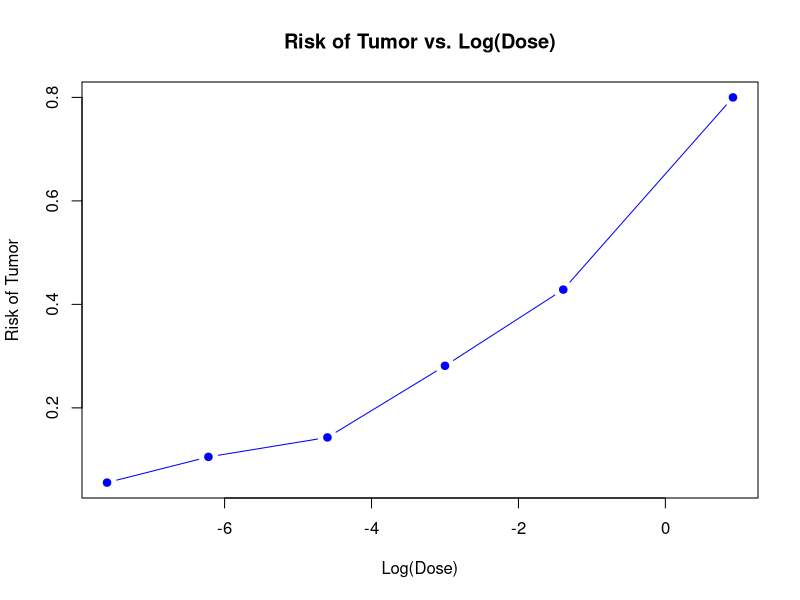
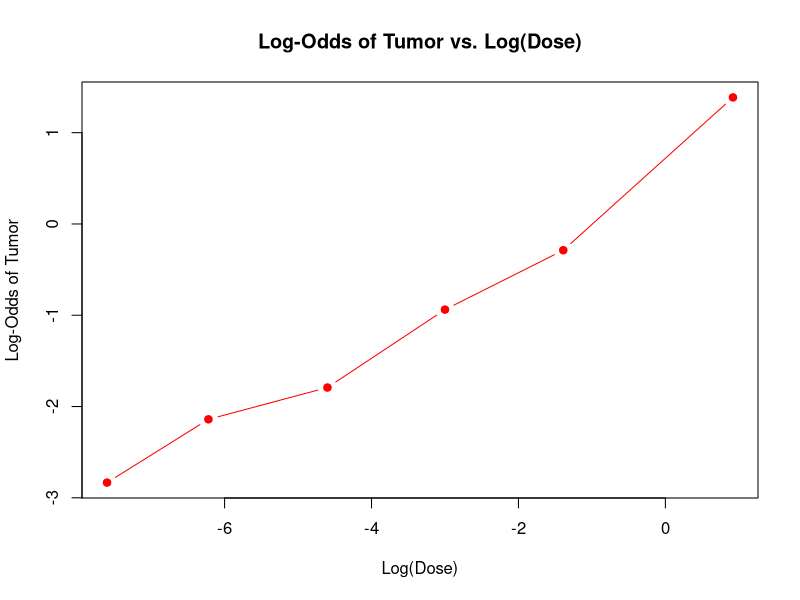

The R script that drew these images, in order:
plot_risk <- function(log_dose, risk) {
  # Plot risk against log(dose)
  plot(log_dose, risk, type="b", col="blue", pch=19,
       xlab="Log(Dose)", ylab="Risk of Tumor",
       main="Risk of Tumor vs. Log(Dose)")
}

plot_odds <- function(log_dose, log_odds) {
  # Plot log-odds against log(dose)
  plot(log_dose, log_odds, type="b", col="red", pch=19,
            xlab="Log(Dose)", ylab="Log-Odds of Tumor",
            main="Log-Odds of Tumor vs. Log(Dose)")
}

main <- function() {
  # Exercise 2:1.1
  # Step 1: Set up the data
  # Define the variables for floss usage and periodontitis status
  use <- c("No", "No", "Yes", "Yes") # 'No' and 'Yes' refer to floss usage
  per <- c("No", "Yes", "No", "Yes") # 'No' and 'Yes' refer to periodontitis status
  n <- c(265, 148, 75, 22) # Frequencies for each group

  # Create a data frame with these variables
  data21 <- data.frame(use, per, n)

  # Step 2: Convert categorical variables to factors
  data21$use <- factor(data21$use, levels = c("No", "Yes"))
  data21$per <- factor(data21$per, levels = c("No", "Yes"))

  # Step 3: Fit the logistic regression model
  # Using the `weights` argument to include the frequencies
  model21 <- glm(per ~ use, weights = n, family = binomial(link = "logit"), data = data21)

  # Exercise 2:1.2
  # Create a data frame with these variables
  data21b <- data.frame(per, use, n)

  # Convert categorical variables to factors
  data21b$per <- factor(data21b$per, levels = c("No", "Yes"))
  data21b$use <- factor(data21b$use, levels = c("No", "Yes"))
  model21b <- glm(use ~ per, weights = n, family = binomial(link = "logit"), data = data21b)
  
  # Exercise 2:2.1
  # Data setup
  log_dose <- c(-7.60, -6.22, -4.60, -3.00, -1.39, 0.92)
  tumor <- c(1, 2, 4, 9, 12, 32)
  no_tumor <- c(17, 17, 24, 23, 16, 8)
  total <- tumor + no_tumor
  
  # Calculate risk (probability) for each dose
  risk <- tumor / total
  
  # Calculate log-odds for each dose
  log_odds <- log(risk / (1 - risk))
  
  # Plot risk against log(dose)
  plot_risk(log_dose, risk)
  
  # Plot log-odds against log(dose)
  plot_odds(log_dose, log_odds)
  
  # Exercise 2:2.2
  # Create data frame
  data <- data.frame(log_dose, tumor, no_tumor, total)
  # Fit logistic regression model
  model22 <- glm(cbind(tumor, no_tumor) ~ log_dose, family = binomial(link = "logit"), data = data)
  # Summary of the model
  summary(model22)
  
  # Exercise 2:2.3
  # Step 1: Covariance matrix for the parameter estimates
  cov_matrix <- vcov(model22)
  
  # Step 2: Correlation assessment
  # Extract standard deviations from diagonal of covariance matrix
  std_errors <- sqrt(diag(cov_matrix))
  correlation <- cov_matrix[1, 2] / (std_errors[1] * std_errors[2])
  correlation <- as.numeric(correlation)
  
  # Step 3: 95% Confidence intervals for the parameters
  conf_intervals <- confint.default(model22, level=0.95)
  
  # Step 4: 95% Confidence interval for the tumor risk at log(dose) = -1.39
  # Calculate the predicted probability for log(dose) = -1.39
  log_dose_value <- -1.39
  predicted_logit <- predict(model22, newdata = data.frame(log_dose = log_dose_value), se.fit = TRUE)
  predicted_probability <- exp(predicted_logit$fit) / (1 + exp(predicted_logit$fit))
  
  # Calculate the 95% confidence interval for the predicted log-odds
  logit_ci <- c(predicted_logit$fit - 1.96 * predicted_logit$se.fit, predicted_logit$fit + 1.96 * predicted_logit$se.fit)
  # Convert log-odds interval to probability interval
  probability_ci <- exp(logit_ci) / (1 + exp(logit_ci))

  return(list(
    model21 = model21,
    model21b = model21b,
    log_dose = log_dose,
    log_odds = log_odds,
    risk = risk,
    model22 = model22,
    cov_matrix = cov_matrix,
    correlation = correlation,
    conf_intervals = conf_intervals,
    probability_ci = probability_ci
  ))
}

ass <- main()
